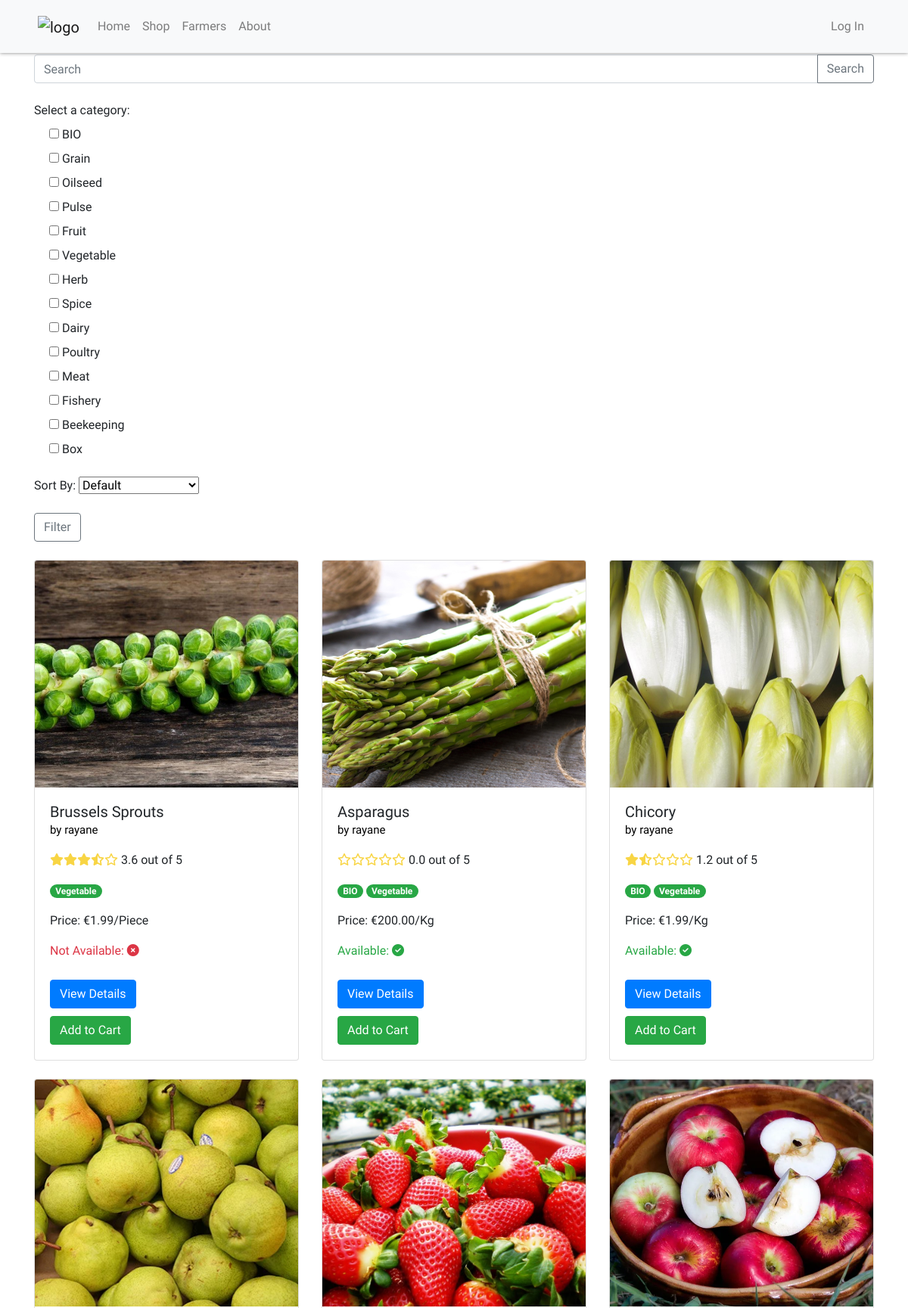
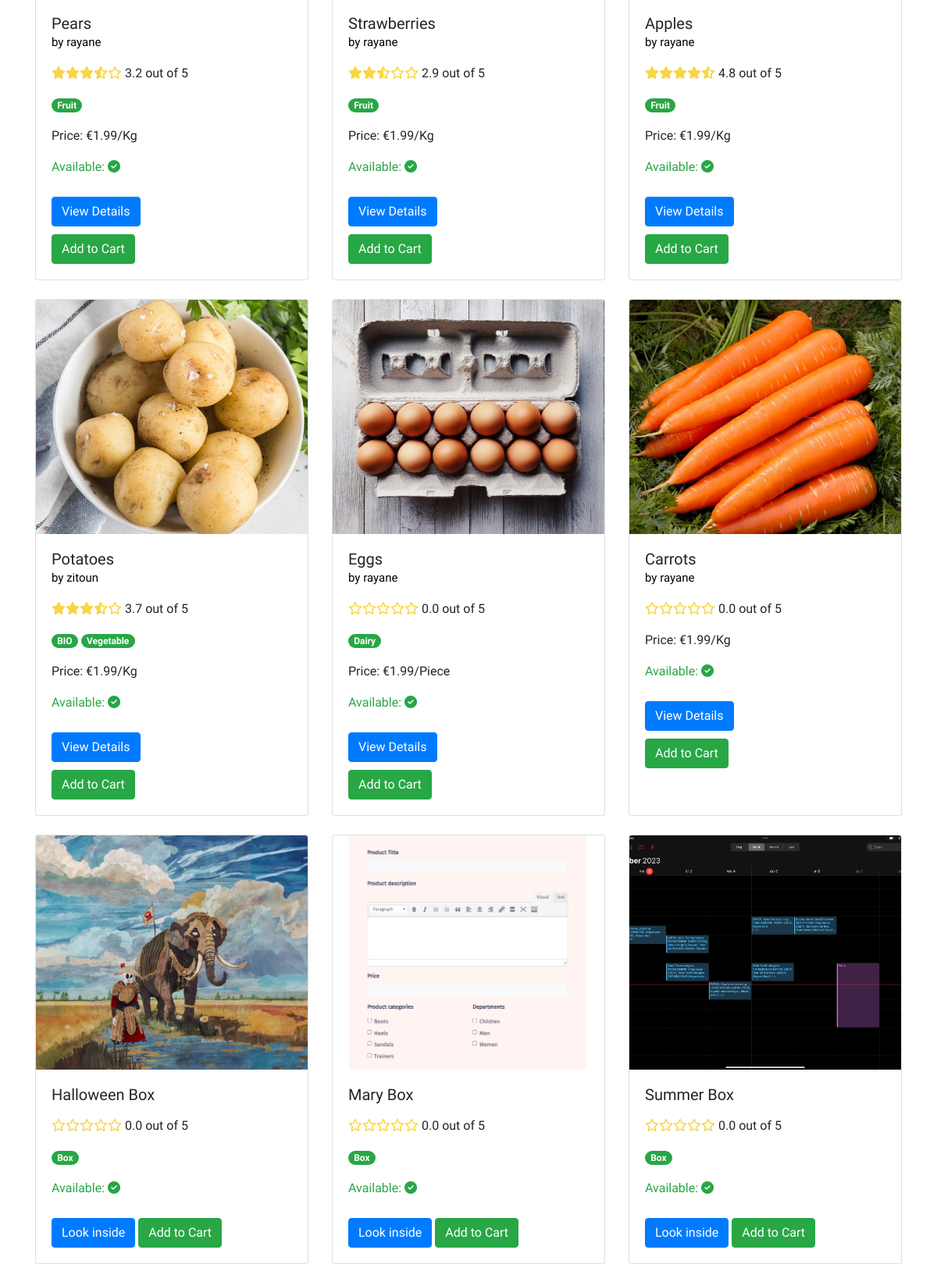
Screenshot of /products/ (upper part) with the database file from the repository (2 pictures, top to bottom).
### products/models.py (models this page shows, shortened)
class Category(models.Model):
    name = models.CharField(max_length=200, db_index=True)

class Product(models.Model):
    UNIT_CHOICES = [
        ("kg", "Kilogram"),
        ("piece", "Piece"),
    ]
    name = models.CharField(max_length=200)
    categories = models.ManyToManyField(Category, related_name="products")
    description = models.TextField(blank=True, null=True)
    price = models.DecimalField(max_digits=10, decimal_places=2, default=1.99)
    unit = models.CharField(max_length=10, choices=UNIT_CHOICES)
    available = models.BooleanField(default=True)
    date = models.DateTimeField(auto_now_add=True)
    seller = models.ForeignKey(User, on_delete=models.CASCADE)
    image = models.ImageField(upload_to="images/")
    avg_rating = models.DecimalField(max_digits=2, decimal_places=1, default=0)
    fatsecret_id = models.IntegerField(blank=True, null=True)

class Box(models.Model):
    STATUS = [
        ("pending", "Pending"),
        ("approved", "Approved"),
        ("rejected", "Rejected"),
    ]
    name = models.CharField(max_length=200)
    products = models.ManyToManyField(Product, related_name="boxes")
    farmers = models.ManyToManyField(User, blank=True, related_name="boxes")
    confirmed = models.ManyToManyField(User, blank=True, related_name="confirmed")
    asker = models.ForeignKey(User, on_delete=models.CASCADE, blank=True, null=True)
    description = models.TextField(blank=True, null=True)
    price = models.DecimalField(max_digits=10, decimal_places=2, default=1.99)
    available = models.BooleanField(default=True)
    date = models.DateTimeField(auto_now_add=True)
    image = models.ImageField(upload_to="images/")
    status = models.CharField(max_length=20, choices=STATUS, default="Pending")
    avg_rating = models.DecimalField(max_digits=2, decimal_places=1, default=0)

### accounts/models.py (models this page shows, shortened)
class User(auth.models.AbstractUser):
    username = models.CharField(max_length=50, unique=True)
    is_farmer = models.BooleanField(default=False)
    farm_nr = models.CharField(max_length=200, null=True)
    address = models.CharField(max_length=300, null=True)
    city = models.CharField(max_length=200, null=True)
    state = models.CharField(max_length=50, null=True)
    zip_code = models.CharField(max_length=20, null=True)
    country = CountryField(null=True)
    phone_number = PhoneNumberField(blank=True, null=True)
    latitude = models.FloatField(blank=True, null=True)
    longitude = models.FloatField(blank=True, null=True)
    profile_pic = models.ImageField(upload_to="pfp/", blank=True, null=True, default="pfp/default.jpg")
    avg_rating = models.DecimalField(max_digits=2, decimal_places=1, default=0)
    bio = models.TextField(blank=True)
    class Meta:
        verbose_name = "Farmer"

### products/views.py (the view, shortened to what this page needs)
# urls.py: path("", ProductList.as_view(), name="product_list"),
class ProductList(ListBreadcrumbMixin, ListView):
    model = Product
    template_name = "products/product_list.html"
    context_object_name = "products"
    def get_queryset(self):
        query = self.request.GET.get("q")
        farmer_id = self.kwargs.get("pk")
        category = self.request.GET.get("category")
        sort_by = self.request.GET.get("sort_by")
        if query:
            return self.get_products_by_search(query)
        elif category:
            queryset = self.get_products_by_category(category)
        elif farmer_id:
            return self.get_products_by_farmer(farmer_id)
        else:
            queryset = self.get_all_products()
        products = queryset.get("products")
        boxes = queryset.get("boxes")
        if sort_by == "ascending":
            products = products.order_by("price")
            boxes = boxes.order_by("price")
        elif sort_by == "descending":
            products = products.order_by("-price")
            boxes = boxes.order_by("-price")
        elif sort_by == "best_rated":
            products = products.order_by("-avg_rating")
            boxes = boxes.order_by("-avg_rating")
        sorted_products = {"products": products, "boxes": boxes}
        return sorted_products
    def get_all_products(self):
        products = Product.objects.all()
        boxes = Box.objects.all()
        """
        user_id = self.request.user.pk
        favorites_id = "favorites_" + str(user_id)
        fav = self.request.session.get(favorites_id)
        if fav:
            try:
                favorites = [int(pk) for pk in json.loads(fav)]
            except (json.JSONDecodeError, ValueError):
                favorites = []
        else:
            favorites = []
        print(fav)
        fav_products = [product for product in products if product.seller.pk in favorites]
        other_products = [product for product in products if product.seller.pk not in favorites]
        products = fav_products + other_products
        """
        return {"products": products, "boxes": boxes}
    def get_context_data(self, **kwargs):
        context = super().get_context_data(**kwargs)
        context["categories"] = Category.objects.all()
        return context

### products/templates/products/product_list.html (shortened to what this page needs)
{% extends "base.html" %}
{% load bootstrap4 %}
{% load static %}
{% block content %}
<link rel="stylesheet" href="{% static 'products/css/products.css' %}">
<div class="container">
    <form method="get" class="mb-4">
        <div class="input-group">
            <input name="q" type="text" class="form-control" placeholder="Search">
            <div class="input-group-append">
                <button class="btn btn-outline-secondary" type="submit">Search</button>
            </div>
        </div>
    </form>
    <form method="get" class="mb-4">
        <div class="form-group">
            <label>Select a category:</label>
            {% for category in categories %}
            <div class="form-check">
                <input name="category" type="checkbox" class="form-form-check-input" value="{{ category.name }}">
                <label>{{ category.name }}</label>
            </div>
            {% endfor %}
        </div>
        <div class="form-group">
            <label>Sort By:</label>
            <select name="sort_by">
                <option value="default">Default</option>
            </select>
        </div>
            <button class="btn btn-outline-secondary" type="submit">Filter</button>
    </form>
    <div class="row">
        {% if products.products %}
        {% for product in products.products %}
        <div class="col-md-6 col-lg-4 mb-4">
            <div class="card h-100" data-rating={{ product.avg_rating }}>
                <img src="{{ product.image.url }}" class="card-img-top" alt="{{ product.name }}">
                <div class="card-body">
                    <h5 class="card-title">{{ product.name }}</h5>
                    <h7 class="card-text seller">
                        by <a class="seller" href="{% url "accounts:user_detail" pk=product.seller.pk %}">{{ product.seller.username }}</a>
                    </h7>
                    <p class="card-text"><div class="stars"></div></p>
                    <p class="card-text">
                        {% for category in product.categories.all %}
                        <span class="badge badge-pill badge-success">
                            {{ category.name }}
                        </span>
                        {% endfor %}
                    </p>
                    <p class="card-text">
                        {% if product.unit == "piece" %}
                            Price: €{{ product.price }}/Piece
                        {% elif product.unit == "kg" %}
                            Price: €{{ product.price }}/Kg
                        {% endif %}
                    </p>
                    <p class="card-text">
                        {% if product.available %}
                            <span class="text-success">Available: <i class="fa-solid fa-circle-check"></i></span>
                        {% else %}
                            <span class="text-danger">Not Available: <i class="fa-solid fa-circle-xmark"></i></span>
                        {% endif %}
                    </p>
                    <a href="{% url "products:product_detail" pk=product.pk %}" class="btn btn-primary">View Details</a>
                    <form method="post" action="{% url "cart:add_to_cart" pk=product.pk %}">
                        <button class="btn btn-success add_to_cart" data-product-id={{ product.pk }} data-add-url="{% url "cart:add_to_cart" pk=product.pk %}">
                            Add to Cart
                        </button>
                    </form>
                </div>
            </div>
        </div>
    {% endfor %}
    {% endif %}
        {% if products.boxes %}
        {% for box in products.boxes %}
        {% if box.status == "approved" %}
        <div class="col-md-6 col-lg-4 mb-4">
            <div class="card h-100" data-rating={{ box.avg_rating }}>
                <img src="{{ box.image.url }}" class="card-img-top" alt="{{ box.name }}">
                <div class="card-body">
                    <h5 class="card-title">{{ box.name }}</h5>
                    <p class="card-text"><div class="stars"></div></p>
                    <p class="card-text"><span class="badge badge-pill badge-success">
                            Box
                        </span>
                    </p>
                    <p class="card-text">
                        {% if box.available %}
                        <span class="text-success">Available: <i class="fa-solid fa-circle-check"></i></span>
                        {% else %}
                        <span class="text-danger">Not Available: <i class="fa-solid fa-circle-xmark"></i></span>
                        {% endif %}
                    </p>
                    <a href="{% url "products:box_detail" pk=box.pk %}" class="btn btn-primary">Look inside</a>
                    <button class="btn btn-success add_to_cart" data-product-id="{{ box.pk }}" data-add-url="{% url "cart:add_to_cart" pk=box.pk %}">
                        Add to Cart
                    </button>
                </div>
            </div>
        </div>
        {% endif %}
        {% endfor %}
        {% endif %}
    </div>
</div>
{% endblock %}

### static/farmfresh/css/master.css (style rules this page uses)
body { font-family: 'Lexend', sans-serif; }
.card-img-top { height: 300px; object-fit: cover; }

### products/static/products/css/products.css (style rules this page uses)
.card-img-top { max-width: 100%; }
.container { padding-top: 0px; }

### products/templates/products/product_list.html (style rules this page uses)
.card { transition: transform 0.3s; }
.card-title { margin-bottom: 0; }
.seller { font-size: 15px; color: black; }
.btn-primary, .btn-success { margin-top: 10px; }
.card-img-top { height: 300px; object-fit: cover; }

### rows the page displays
Category: name "BIO"
Category: name "Grain"
Category: name "Oilseed"
Category: name "Pulse"
Category: name "Fruit"
Category: name "Vegetable"
Category: name "Herb"
Category: name "Spice"
Category: name "Dairy"
Category: name "Poultry"
Category: name "Meat"
Category: name "Fishery"
Category: name "Beekeeping"
Category: name "Box"
Product: image (picture), name "Brussels Sprouts", seller.username "rayane", price "1.99", shows "Not Available:", available False (drawn)
Product: image (picture), name "Asparagus", seller.username "rayane", price "200.00", shows "Available:", available True (drawn)
Product: image (picture), name "Chicory", seller.username "rayane", price "1.99", shows "Available:", available True (drawn)
Product: image (picture), name "Pears", seller.username "rayane", price "1.99", shows "Available:", available True (drawn)
Product: image (picture), name "Strawberries", seller.username "rayane", price "1.99", shows "Available:", available True (drawn)
Product: image (picture), name "Apples", seller.username "rayane", price "1.99", shows "Available:", available True (drawn)
Product: image (picture), name "Potatoes", seller.username "zitoun", price "1.99", shows "Available:", available True (drawn)
Product: image (picture), name "Eggs", seller.username "rayane", price "1.99", shows "Available:", available True (drawn)
Product: image (picture), name "Carrots", seller.username "rayane", price "1.99", shows "Available:", available True (drawn)
Box: image (picture), name "Halloween Box", shows "Available:", available True (drawn)
Box: image (picture), name "Mary Box", shows "Available:", available True (drawn)
Box: image (picture), name "Summer Box", shows "Available:", available True (drawn)
